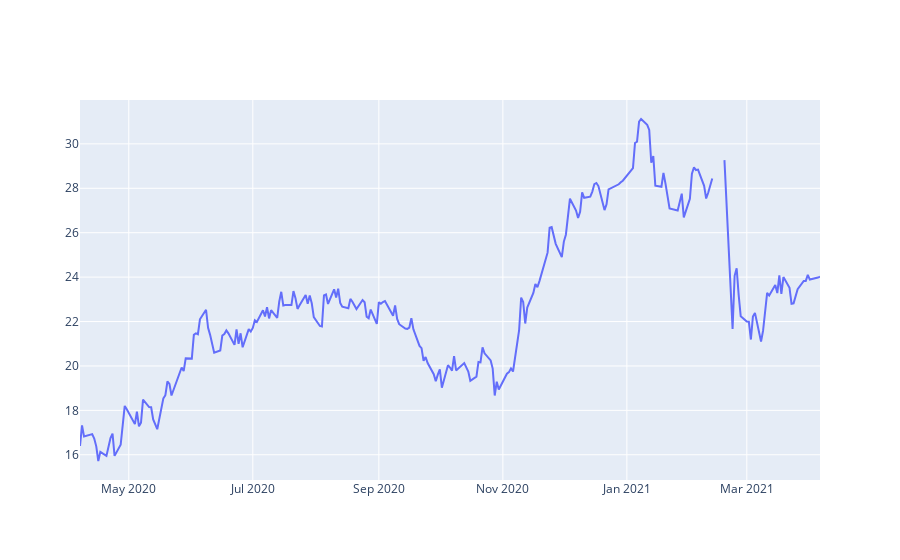

The cell this chart's notebook holds for it:
### Markdown cell above
#### Primeira visualização (simples)

### Code cell
data = [go.Scatter(
x = df.Date,
y = df['Close'])]

py.iplot(data)

### Figure 1 — Plotly figure (JSON) as saved in the notebook; plotly's stock layout.template omitted (floating-point values rounded to 4 significant figures; data arrays with more than 128 entries replaced by an {"elided": "..."} marker saying what was removed)
{"data": [{"type": "scatter", "x": {"elided": "245 str values"}, "y": {"elided": "245 float values"}}], "layout": {}}
